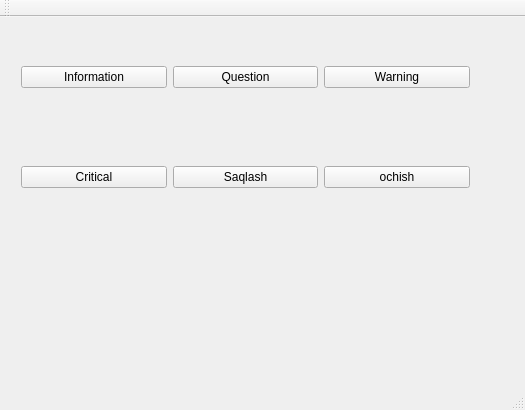
<?xml version="1.0" encoding="UTF-8"?>
<ui version="4.0">
 <class>MainWindow</class>
 <widget class="QMainWindow" name="MainWindow">
  <property name="geometry">
   <rect>
    <x>0</x>
    <y>0</y>
    <width>525</width>
    <height>410</height>
   </rect>
  </property>
  <property name="windowTitle">
   <string>Uy ishi</string>
  </property>
  <widget class="QWidget" name="centralWidget">
   <widget class="QWidget" name="">
    <property name="geometry">
     <rect>
      <x>10</x>
      <y>20</y>
      <width>471</width>
      <height>81</height>
     </rect>
    </property>
    <layout class="QHBoxLayout" name="horizontalLayout">
     <item>
      <widget class="QPushButton" name="pushButton">
       <property name="text">
        <string>Information</string>
       </property>
      </widget>
     </item>
     <item>
      <widget class="QPushButton" name="pushButton_2">
       <property name="text">
        <string>Question</string>
       </property>
      </widget>
     </item>
     <item>
      <widget class="QPushButton" name="pushButton_3">
       <property name="text">
        <string>Warning</string>
       </property>
      </widget>
     </item>
    </layout>
   </widget>
   <widget class="QWidget" name="">
    <property name="geometry">
     <rect>
      <x>10</x>
      <y>120</y>
      <width>471</width>
      <height>81</height>
     </rect>
    </property>
    <layout class="QHBoxLayout" name="horizontalLayout_2">
     <item>
      <widget class="QPushButton" name="pushButton_4">
       <property name="text">
        <string>Critical</string>
       </property>
      </widget>
     </item>
     <item>
      <widget class="QPushButton" name="pushButton_5">
       <property name="text">
        <string>Saqlash</string>
       </property>
      </widget>
     </item>
     <item>
      <widget class="QPushButton" name="pushButton_6">
       <property name="text">
        <string>ochish</string>
       </property>
      </widget>
     </item>
    </layout>
    <zorder>pushButton_5</zorder>
   </widget>
  </widget>
  <widget class="QMenuBar" name="menuBar">
   <property name="geometry">
    <rect>
     <x>0</x>
     <y>0</y>
     <width>525</width>
     <height>21</height>
    </rect>
   </property>
  </widget>
  <widget class="QToolBar" name="mainToolBar">
   <attribute name="toolBarArea">
    <enum>TopToolBarArea</enum>
   </attribute>
   <attribute name="toolBarBreak">
    <bool>false</bool>
   </attribute>
  </widget>
  <widget class="QStatusBar" name="statusBar"/>
 </widget>
 <layoutdefault spacing="6" margin="11"/>
 <resources/>
 <connections/>
</ui>
